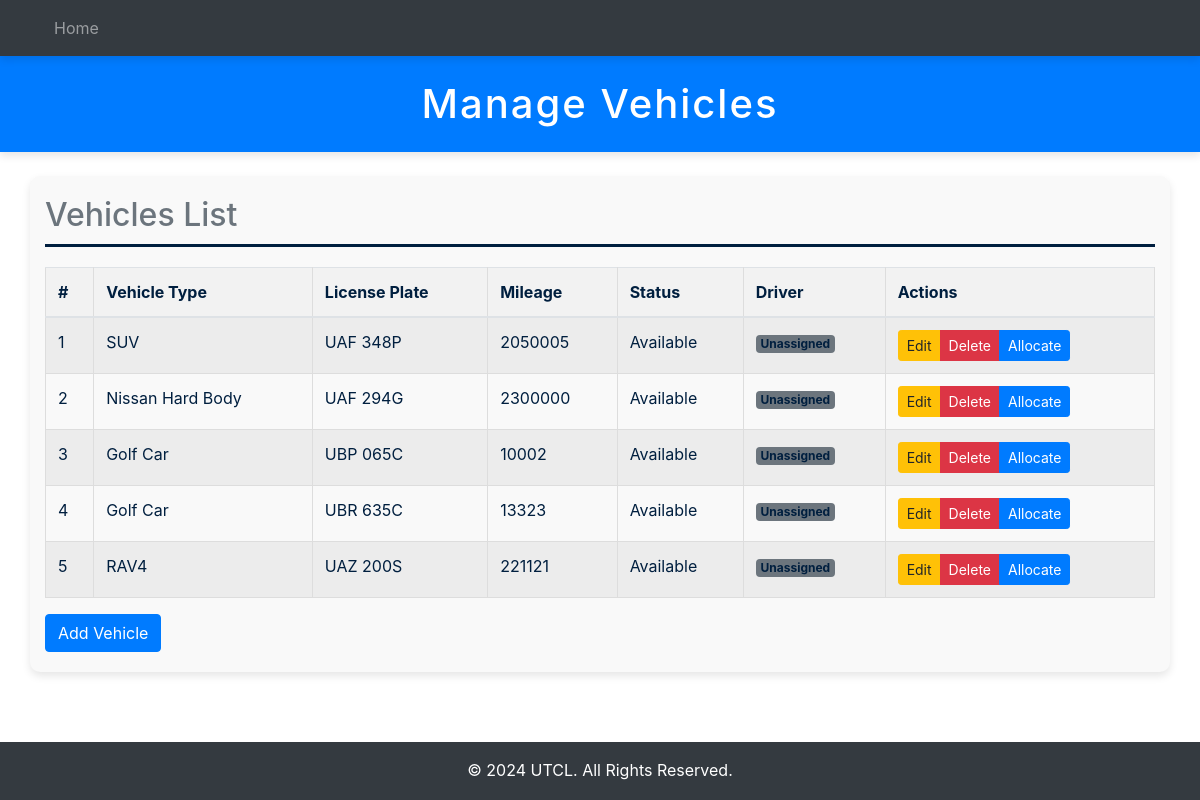
/vehicles/, run on the app's committed database.
### fleetApp/models.py (models this page shows, shortened)
class Vehicle(models.Model):
  ENGIN = [
    ("GAS", "Gasoline"),
    ("HYB", "Hybrid"),
    ("DIS", "Diesel"),
    ("ELE", "Electric")
  ]
  STATUS = [
    ("Av", "Available"),
    ("Al", "Allocated")
  ]
  vehicle_plate = models.CharField(max_length=20)
  vehicle_type = models.CharField(max_length=50)
  mileage = models.PositiveIntegerField()
  engine_type = models.CharField(max_length=4, choices=ENGIN)
  status = models.CharField(max_length=2, choices=STATUS, default="Available")

### fleetApp/views.py (the view)
# urls.py: path('vehicles/', views.vehicle_view, name='vehicle'),
def vehicle_view(request):
    vehicles = Vehicle.objects.all()
    context = {
        'vehicles': vehicles
    }
    return render(request, 'fleetApp/vehicle/vehicles.html', context)

### fleetApp/templates/fleetApp/vehicle/vehicles.html (shortened to what this page needs)
{% extends "main.html" %}
{% load crispy_forms_tags %}
{% block header %}Manage Vehicles{% endblock %}
{% block content %}
<h2 class="text-secondary">Vehicles List</h2>
<table class="table table-striped">
    <thead>
        <tr>
            <th>#</th>
            <th>Vehicle Type</th>
            <th>License Plate</th>
            <th>Mileage</th>
            <th>Status</th>
            <th>Driver</th>
            <th>Actions</th>
        </tr>
    </thead>
    <tbody>
        {% for vehicle in vehicles %}
        <tr>
            <td>{{ forloop.counter }}</td>
            <td>{{ vehicle.vehicle_type }}</td>
            <td>{{ vehicle.vehicle_plate }}</td>
            <td>{{ vehicle.mileage }}</td>
            <td>{{ vehicle.status }}</td>
            <td>
                {% if vehicle.status == "Allocated" %}
                    {{ vehicle.driver_set.first.driver_name }}
                {% else %}
                    <span class="badge bg-secondary">Unassigned</span>
                {% endif %}
            </td>
            <td>
                <div class="btn-group" role="group" aria-label="Actions">
                    <a href="{% url 'edit_vehicle' vehicle.id %}" class="btn btn-sm btn-warning">Edit</a>
                    <a href="{% url 'delete_vehicle' vehicle.id %}" class="btn btn-sm btn-danger" onclick="return confirm('Are you sure you want to delete this vehicle?');">Delete</a>
                    {% if vehicle.status == "Available" %}
                        <a href="{% url 'allocate_vehicle' vehicle.id %}" class="btn btn-sm btn-primary">Allocate</a>
                    {% else %}
                        <a href="{% url 'return_vehicle' vehicle.id %}" class="btn btn-sm btn-success">Return</a>
                    {% endif %}
                </div>
            </td>
        </tr>
        {% endfor %}
    </tbody>
</table>
<a href="{% url 'add_vehicle' %}" class="btn btn-primary">Add Vehicle</a>
{% endblock %}

### fleetApp/static/css_old/styles.css (style rules this page uses)
h2 { font-size: 2em; color: #FF851B; border-bottom: 3px solid #001f3f; padding-bottom: 10px; margin-bottom: 20px; }
table { width: 100%; border-collapse: collapse; margin-top: 20px; }
table, th, td { border: 1px solid #ddd; }
th, td { padding: 8px; text-align: left; }
th { background-color: #f2f2f2; }

### data on the page
Vehicle: vehicle_type "SUV", vehicle_plate "UAF 348P", mileage "2050005", status "Available", shows "Unassigned", shows "Allocate"
Vehicle: vehicle_type "Nissan Hard Body", vehicle_plate "UAF 294G", mileage "2300000", status "Available", shows "Unassigned", shows "Allocate"
Vehicle: vehicle_type "Golf Car", vehicle_plate "UBP 065C", mileage "10002", status "Available", shows "Unassigned", shows "Allocate"
Vehicle: vehicle_type "Golf Car", vehicle_plate "UBR 635C", mileage "13323", status "Available", shows "Unassigned", shows "Allocate"
Vehicle: vehicle_type "RAV4", vehicle_plate "UAZ 200S", mileage "221121", status "Available", shows "Unassigned", shows "Allocate"
